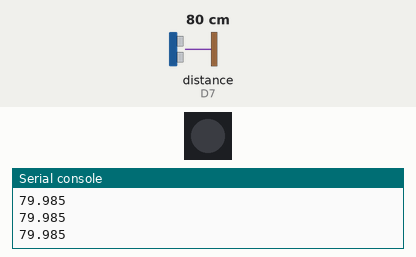
The program below on a simulated CircuitPython board. On the bench: 1 RGB LEDs in strip order, left to right, the last lines printed to the serial console. Inputs (shaded band) come from the test bench; at power-on: distance to the obstacle (sensor on D7) 80 cm. The echo pulse lasts 58.3 µs per cm; dim RGB values are drawn brighter than linear.

Above: at 1.2 s.
1.3 s: distance to the obstacle (sensor on D7) set to 22 cm
2.8 s: distance to the obstacle (sensor on D7) set to 18 cm
At 3.4 s:
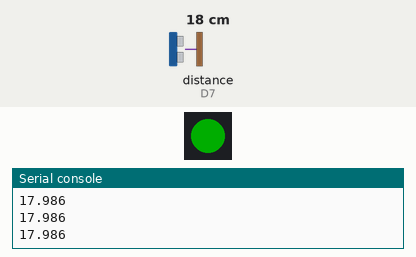
4.3 s: distance to the obstacle (sensor on D7) set to 7 cm
5.8 s: distance to the obstacle (sensor on D7) set to 4 cm
At 6.3 s:
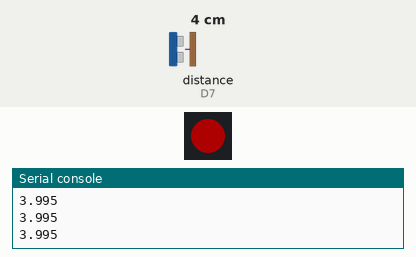
7.3 s: distance to the obstacle (sensor on D7) set to 9 cm
At 8.1 s:
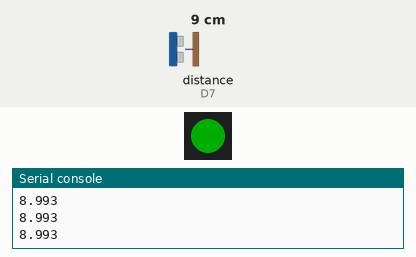
8.8 s: distance to the obstacle (sensor on D7) set to 2 cm
At 10.0 s:
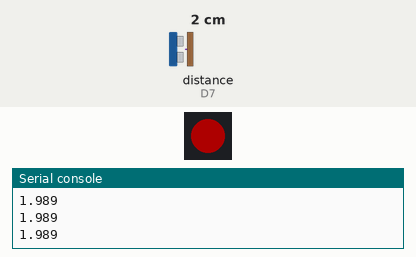
Timing chart, 0 to 11.3 s (numbered marks = the images above; inputs shaded):
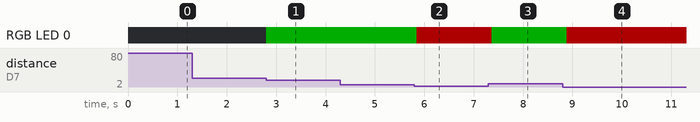

Measured:
- the behaviour switches between 21 and 20 cm on distance to the obstacle (sensor on D7) (found by bisection; images 0 and 1)
- the behaviour switches between 6 and 5 cm on distance to the obstacle (sensor on D7) (found by bisection; images 1 and 2)
- after the input at 2.8 s, RGB LED 0: off → RGB(0, 51, 0) at once
- after the input at 5.8 s, RGB LED 0: RGB(0, 51, 0) → RGB(51, 0, 0) after 0.05 s
- after the input at 7.3 s, RGB LED 0: RGB(51, 0, 0) → RGB(0, 51, 0) after 0.07 s
- after the input at 8.8 s, RGB LED 0: RGB(0, 51, 0) → RGB(51, 0, 0) after 0.09 s

The program:

ultrasensor.py
```python
import time
import board
import adafruit_hcsr04
sonar = adafruit_hcsr04.HCSR04(trigger_pin=board.D8, echo_pin=board.D7)
import neopixel
from rainbowio import colorwheel

NUMPIXELS = 1
SPEED = 0.05
BRIGHTNESS = 0.1
PIN = board.NEOPIXEL
RED = (255, 0, 0)
YELLOW = (255, 150, 0)
GREEN = (0, 255, 0)
CYAN = (0, 255, 255)
BLUE = (0, 0, 255)
PURPLE = (180, 0, 255)
cm = 0
pixel = neopixel.NeoPixel(PIN, NUMPIXELS, brightness=0.2, auto_write=False)
while True:
    try:
        cm = sonar.distance
        print(cm)
        if cm <= 5:
            pixel.fill(RED)
            pixel.show()
            time.sleep(0.1)
        elif cm <= 20:
            pixel.fill(GREEN)
            pixel.show()
            time.sleep(0.1)
        else:
            pixel.fill(BLUE)
            pixel.show
            time.sleep(0.1)
    except:
        print("defgh")
        time.sleep(0.1)
```
